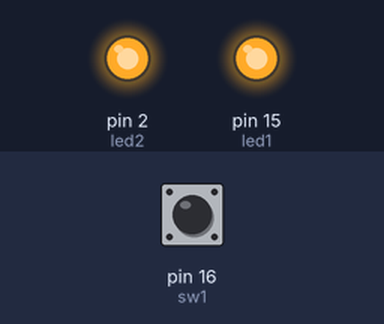
A sketch run on a simulated Arduino Uno, built with avr-gcc and run on an emulated ATmega328P. Parts: output pins drawn as LEDs (lit = HIGH). Inputs (shaded band) come from the test bench; at power-on: pin 16 (sw1) HIGH.

Above: at 1.2 s.
1.3 s: pin 16 (sw1) pulled LOW for 0.15 s
At 1.8 s:
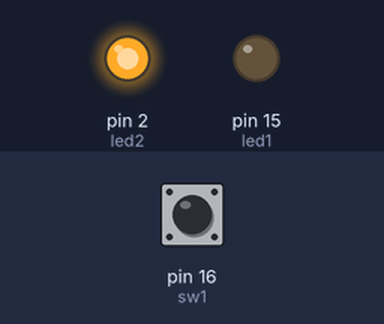
2.9 s: pin 16 (sw1) pulled LOW for 1 s
At 4.2 s:
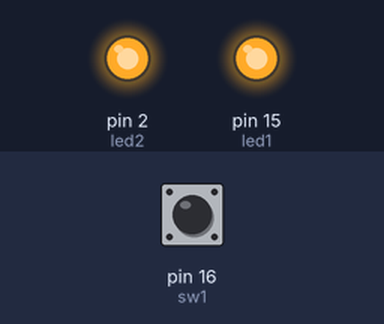
5.4 s: pin 16 (sw1) pulled LOW for 0.15 s
At 6.1 s:
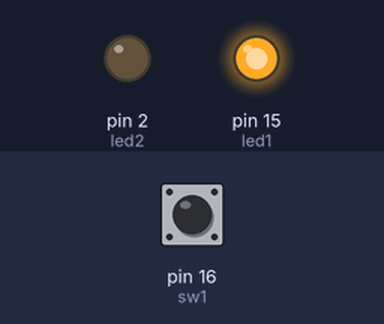
7.0 s: pin 16 (sw1) pulled LOW for 3.2 s
At 7.4 s:
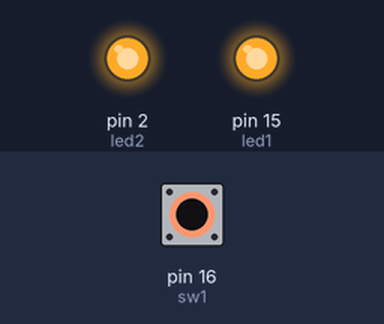
11.7 s: pin 16 (sw1) pulled LOW for 0.15 s
At 12.1 s:
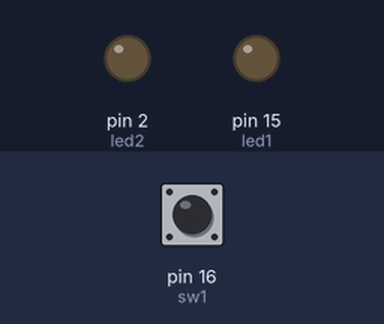
Timing chart, 0 to 14.3 s (numbered marks = the images above; inputs shaded):
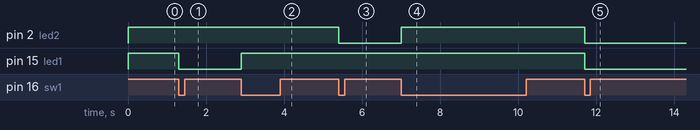

Measured:
- after the input at 1.3 s, pin 15 (led1): HIGH → LOW at once
- after the input at 2.9 s, pin 15 (led1): LOW → HIGH at once
- after the input at 5.4 s, pin 2 (led2): HIGH → LOW at once
- after the input at 7.0 s, pin 2 (led2): LOW → HIGH at once
- after the input at 11.7 s, pin 2 (led2), pin 15 (led1): HIGH → LOW at once

The sketch:

esp8266_led_switch.ino
```cpp
#define led1 15
#define led2 2
#define sw1 16
int checksw1;
int i=0;

void setup() {
Serial.begin(9600);
pinMode(led1, OUTPUT);
pinMode(led2, OUTPUT);
pinMode(sw1, INPUT_PULLUP);
digitalWrite(led1, 1);
digitalWrite(led2, 1);
}

void loop() {
bool readsw1 = digitalRead(sw1);
if ( checksw1 != readsw1 ){
if (readsw1 == 0){
i++;
}
checksw1 = readsw1;
delay(1);
}
if (i==1){
digitalWrite(led1 ,0);
}
else if (i == 2){
digitalWrite(led1, 1);

}
else if (i == 3){
digitalWrite(led2, 0);
}
else if (i == 4){
digitalWrite(led2, 1);
}
else if (i == 5){
digitalWrite(led1, 0);
digitalWrite(led2, 0);
}
else if (i == 6){
digitalWrite(led1, 1);
digitalWrite(led2, 1);

}
else if (i == 7){
i=1;
}
}
```
